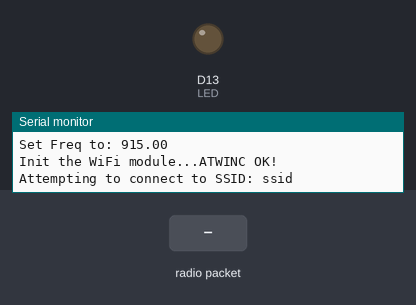
Simulated run of this sketch. Board: Arduino MKR. Parts: output pins drawn as LEDs (lit = HIGH), the last lines printed to the serial monitor. The test bench sets the inputs (shaded band). WiFi joins after 1.5 s; servers stay silent unless stated; no radio packets arrive unless stated; no MQTT or app messages arrive unless stated; pins used as bus, display or sensor lines are not drawn.

Above: at 1.3 s.
1.4 s: radio packet "5" arrives
At 2.8 s:
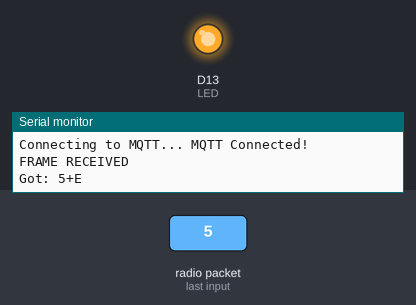
3.1 s: radio packet "90" arrives
4.6 s: radio packet "200" arrives
Timing chart, 0 to 7.6 s (numbered marks = the images above; inputs shaded):
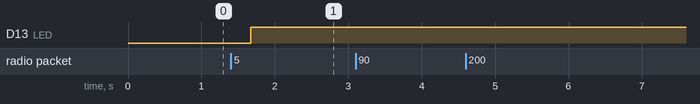

Measured:
- after the input at 1.4 s, D13 (LED): LOW → HIGH after 0.27 s

The sketch:

633TN_Gateway.ino
```cpp
/*  633TN Gateway

    v 2.0m
    13 NOV 20
    58248/262144 (22%)

    changed decision tree, now if (IDs >= xxx && IDs <=yyy) to determine how to handle packet payload


    v 1.1m
    10 NOV 20

    41480/262144 (15%)
    removed OLED display, compiles for m0 WINC 1500 wifi, plus RM95 breakout

    v 1.0
    08 NOV 20
    23298/28672 (81%), 1177 bytes global vars

    This is an Adafruit 32u4 Feather with RF95 915MHz LoRa onboard,
    with an Adafruit OLED FeatherWing attached

    This will be ported to an M0 Feather ASAP for much greater utility

    This device monitors the 915 MHz ISM band (user-configurable frequency) and upon receipt of a valid
    frame, decodes it and presents the information on the display

    Serial output is enabled for debugging or logging purposes, but is not required

    For network details, see documentation on https://github.com/halosix/633TN

*/

#include <SPI.h>
#include <Wire.h>
#include <RH_RF95.h>
#include "Adafruit_MQTT.h"
#include "Adafruit_MQTT_Client.h"
#include <WiFi101.h>

#define WINC_CS   8
#define WINC_IRQ  7
#define WINC_RST  4
#define WINC_EN   2     // or, tie EN to VCC

char ssid[] = "ssid";     //  your network SSID (name)
char pass[] = "password";    // your network password (use for WPA, or use as key for WEP)
int keyIndex = 0;                // your network key Index number (needed only for WEP)

int status = WL_IDLE_STATUS;

#define MQTT_SERVER      "10.10.10.10"
#define MQTT_SERVERPORT  1883
#define MQTT_USERNAME    "username"
#define MQTT_KEY         "key"

WiFiClient client;

Adafruit_MQTT_Client mqtt(&client, MQTT_SERVER, MQTT_SERVERPORT, MQTT_USERNAME, MQTT_KEY);

#define halt(s) { Serial.println(F( s )); while(1);  }

// feed setup

Adafruit_MQTT_Publish pubtest = Adafruit_MQTT_Publish(&mqtt, MQTT_USERNAME "/feeds/test");


#define LED      13
#define RF95_FREQ 915.0
#define RFM95_RST     11   // "A"
#define RFM95_CS      10   // "B"
#define RFM95_INT     6    // "D"

RH_RF95 rf95(RFM95_CS, RFM95_INT);

int myaddress = 200;                // gateway station ID, see project documentation for full addressing scheme

String network = "";
int rxdest = 0;
int whofrom = 0;
String ftype = "";
int IDs = 0;
int Hs = 0;
int Ts = 0;
int Ls = 0;

uint32_t x=0;

void setup()
{
  pinMode(LED, OUTPUT);
  pinMode(RFM95_RST, OUTPUT);
  digitalWrite(RFM95_RST, HIGH);
  WiFi.setPins(WINC_CS, WINC_IRQ, WINC_RST, WINC_EN);


  Serial.begin(115200);

  delay(100);

  rfinit();

    // Initialise the Client
  Serial.print(F("\nInit the WiFi module..."));
  // check for the presence of the breakout
  if (WiFi.status() == WL_NO_SHIELD) {
    Serial.println("WINC1500 not present");
    // don't continue:
    while (true);
  }
  Serial.println("ATWINC OK!");
}

void loop()
{

  MQTT_connect();

  if (rf95.available()) {

    uint8_t buf[RH_RF95_MAX_MESSAGE_LEN];
    uint8_t len = sizeof(buf);

    if (rf95.recv(buf, &len)) {

      digitalWrite(LED, HIGH);
      Serial.println(); Serial.println("FRAME RECEIVED");
      Serial.print("Got: ");
      Serial.println((char*)buf);

      buf[len] = 0;

      network = strtok((char*)buf, "@");  // first we look at the frame -  return data to the left of it as a String, passing the remainder to the next strtok()
      rxdest = atoi(strtok(NULL, "$"));   // parses out intended recipient ID
      whofrom = atoi(strtok(NULL, ";"));  // parses out sender ID
      ftype = strtok(NULL, ";");          // parses out frame type
      IDs = atoi(strtok(NULL, ","));      // parses out remote sender ID

      if (network = "633TN") {            // ...now, IF the network type is 633TN ...

        sixthreethreetn();                // go here!

      }

      // else if (network = "xxxxx") { }    // other networks can go here

    }

  }

}

void rfinit()
{
  Serial.println("Feather LoRa RX Test!");

  digitalWrite(RFM95_RST, LOW);
  delay(10);
  digitalWrite(RFM95_RST, HIGH);
  delay(10);

  while (!rf95.init()) {
    Serial.println("LoRa radio init failed");
    while (1);
  }
  Serial.println("LoRa radio init OK!");

  if (!rf95.setFrequency(RF95_FREQ)) {
    Serial.println("setFrequency failed");
    while (1);
  }
  Serial.print("Set Freq to: "); Serial.println(RF95_FREQ);

  rf95.setTxPower(23, false);
}

void sixthreethreetn()
{
  if (rxdest = 255) {      // and IF the destination is Broadcast-All ...

  if (ftype = "RL") {       // and IF the frame type is Relay ...

  if (IDs >= 140 && IDs <=149) {       // and IF the remote sender is in the 140s, we know its a DHT11 and LDR ... so do all this stuff to it.

  Hs = atoi(strtok(NULL, ","));  // parses out humidity
  Ts = atoi(strtok(NULL, ","));  // parses out temperature
  Ls = atoi(strtok(NULL, "!"));  // parses out light level

  pubtest.publish(x++);

  Serial.print("Network Type: "); Serial.println(network);
  Serial.print("Sender: "); Serial.println(whofrom);
  Serial.print("Frame Type: "); Serial.println(ftype);
  Serial.print("Remote sender: "); Serial.println(IDs);
  Serial.print("Humidity: "); Serial.println(Hs);
  Serial.print("Temperature: "); Serial.println(Ts);
  Serial.print("Light level: "); Serial.println(Ls);
  Serial.print("RSSI: "); Serial.println(rf95.lastRssi(), DEC);
  Serial.println("");
  Serial.println();
  }

  // else if (IDs >= xxx && IDs <=yyy) { }      // other node addresses, future use, maybe motion detectors

  }

  // else if (ftype = "XX") { }                 // other frame types can go here

  }

  // else if (rxdest = xxx) { }                 // other rxdests can go here

}

void MQTT_connect()
{
  int8_t ret;

  // attempt to connect to Wifi network:
  while (WiFi.status() != WL_CONNECTED) {
    Serial.print("Attempting to connect to SSID: ");
    Serial.println(ssid);
    // Connect to WPA/WPA2 network. Change this line if using open or WEP network:
    status = WiFi.begin(ssid, pass);

    // wait 10 seconds for connection:
    uint8_t timeout = 10;
    while (timeout && (WiFi.status() != WL_CONNECTED)) {
      timeout--;
      delay(1000);
    }
  }

  // Stop if already connected.
  if (mqtt.connected()) {
    return;
  }

  Serial.print("Connecting to MQTT... ");

  while ((ret = mqtt.connect()) != 0) { // connect will return 0 for connected
       Serial.println(mqtt.connectErrorString(ret));
       Serial.println("Retrying MQTT connection in 5 seconds...");
       mqtt.disconnect();
       delay(5000);  // wait 5 seconds
  }
  Serial.println("MQTT Connected!");
}
```
